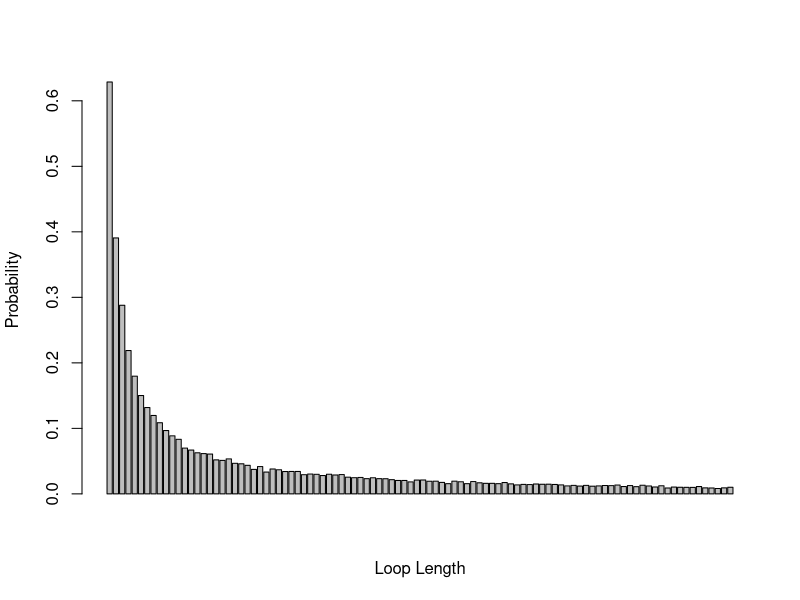

Write the R code that produced this figure.



"
In order to find the reason why such a high probability under join success probabilities happen,
we try to find the loops( when u[u[· · · u[u[k]] · · · ]] = k) when randomly shuffling cards.

'dloop' function is to estimate the probability of each loop length from 1 to 2n 
occurring at least once in a random shuffling of cards to boxes.

The function takes 'n' (the half number of card) and 'nrep' (the number of replicate simulations, default value is 10000) as input.
Then output the 2n-vector of probabilities.

Detailed Step:
To compute the probability for each loop length, we need to count the existence of loops in one shuffling.
Open the boxes (2n times) similar to strategy 1 for each prisoner k (2n prisoners in total). 
Count 1 for that loop when the prisoner finds his card. 
(Notice: only count 1 even if two prisoners find their numbers through the same loop length under one random shuffling.)
Then, simulating the shulffing card for 'nreps' times.
Finally, calculate the probability for 2n loops.(count numbers of each loop/nreps)
"



dloop <- function(n, nreps = 10000){
  d_prob <- rep(0, 2*n)                     # 'd_prob' is a 2n-vector with value 0. 
  # It is to count the occurrence of each loop.
  
  for (m in 1:nreps){                       # loop through 'nreps' times of shuffling
    u <- sample(1:(2*n))                    # randomly choose 2n cards in [1, 2n] without repeating.
    k <- sample(1:(2*n))                    # randomly choose 2n prisoners in [1, 2n] without repeating.
    success <- rep(0, 2*n)                  # 'success' is a 2n-vector with value 0 for counting the occurrence of each loop in one random shuffling.
    
    
    for (i in 1:(2*n)){                     # loop through 2n prisoner in one shuffling 
      card = u[k[i]]                        # choose the card in the box of the ith prisoner number k[i].
      
      for(length_loop in 1:(2*n)){          # loop through each 'loop' (u[u[·u[u[k]]·]] = k)
        
        if (card == k[i]){                  # Run if the 'loop' occurrs: the prisoner number is found.
          success[length_loop] = 1          # count 1 for the occurrence of that 'loop' at least once in one random shuffling.
          break                             # end 'length_loop' loop 
        }
        card = u[card]                      # open the next box
      }                              
    }                            
    d_prob <- d_prob + success              # accumulate the existence of 'loop' in all shufflings.
  }                                  
  d_prob/nreps                              # calculate the probabilities of 'loop' 
}                                           # it is also the return value of the function.


# example code for 'dloop' function when n = 50 and nreps = 10000 (default).

dloop_probability <- dloop(50)


# We find the probability that there is no loop longer than 50 ([51:100]) in a random reshuffling of cards to boxes.

1-sum(dloop_probability[51:100])

# one possible result: 0.3111. 
# It is similar to the result of joint success probabilities of strategy 1.
# It makes sense. When all prisoners all go free under strategy 1, it means no prisoner opens more than n boxes (here n = 50).
# It is the same question as the probability that there is no loop > 50.


# Let us to see the graph in bar chart.

barplot(dloop_probability, xlab="Loop Length",ylab="Probability")

# The trend of the probabilities seems like the function of 1/x. The probabilities decrease with the growth of loop length.



